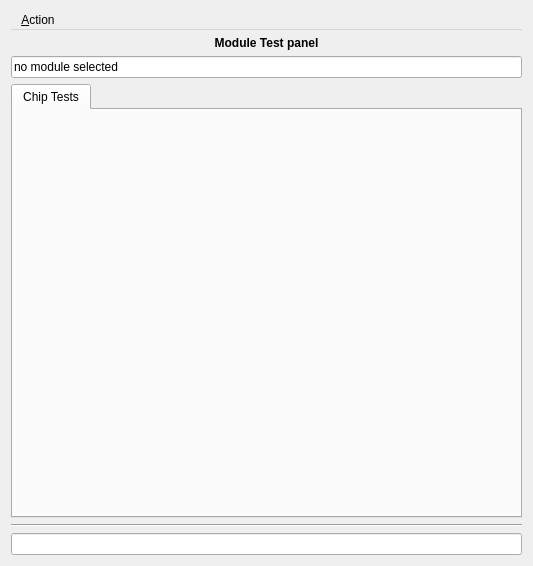
<?xml version="1.0" encoding="UTF-8"?>
<ui version="4.0">
 <class>RegisterPanel</class>
 <widget class="QWidget" name="RegisterPanel">
  <property name="geometry">
   <rect>
    <x>0</x>
    <y>0</y>
    <width>533</width>
    <height>566</height>
   </rect>
  </property>
  <property name="sizePolicy">
   <sizepolicy hsizetype="Preferred" vsizetype="MinimumExpanding">
    <horstretch>0</horstretch>
    <verstretch>0</verstretch>
   </sizepolicy>
  </property>
  <property name="minimumSize">
   <size>
    <width>200</width>
    <height>400</height>
   </size>
  </property>
  <property name="windowTitle">
   <string>Register Panel</string>
  </property>
  <layout class="QVBoxLayout" name="verticalLayout">
   <item>
    <widget class="QMenuBar" name="menubar">
     <widget class="QMenu" name="fileMenu">
      <property name="title">
       <string>&amp;Action</string>
      </property>
      <widget class="QMenu" name="popupMenu">
       <property name="title">
        <string>Test &amp;all modules</string>
       </property>
       <addaction name="actionPerform_all_tests"/>
      </widget>
      <widget class="QMenu" name="popupMenu_8">
       <property name="title">
        <string>Test &amp;current module</string>
       </property>
       <addaction name="actionPerform_all_tests_current"/>
      </widget>
      <addaction name="popupMenu"/>
      <addaction name="popupMenu_8"/>
      <addaction name="separator"/>
      <addaction name="clearAction"/>
      <addaction name="separator"/>
     </widget>
     <addaction name="fileMenu"/>
    </widget>
   </item>
   <item>
    <layout class="QVBoxLayout" name="verticalLayout_6">
     <item>
      <layout class="QVBoxLayout" name="verticalLayout_5">
       <item>
        <layout class="QVBoxLayout">
         <item>
          <widget class="QLabel" name="TextLabel5">
           <property name="font">
            <font>
             <weight>75</weight>
             <bold>true</bold>
            </font>
           </property>
           <property name="text">
            <string>Module Test panel</string>
           </property>
           <property name="alignment">
            <set>Qt::AlignCenter</set>
           </property>
           <property name="wordWrap">
            <bool>false</bool>
           </property>
          </widget>
         </item>
         <item>
          <widget class="QLineEdit" name="moduleLabel">
           <property name="text">
            <string>no module selected</string>
           </property>
          </widget>
         </item>
        </layout>
       </item>
       <item>
        <widget class="QTabWidget" name="mainTabs">
         <property name="currentIndex">
          <number>0</number>
         </property>
         <widget class="QWidget" name="tab1">
          <attribute name="title">
           <string>Chip Tests</string>
          </attribute>
         </widget>
        </widget>
       </item>
       <item>
        <widget class="Line" name="line1">
         <property name="frameShape">
          <enum>QFrame::HLine</enum>
         </property>
         <property name="frameShadow">
          <enum>QFrame::Sunken</enum>
         </property>
        </widget>
       </item>
       <item>
        <widget class="QLineEdit" name="m_messageBox"/>
       </item>
      </layout>
     </item>
    </layout>
   </item>
  </layout>
  <action name="testAllAction">
   <property name="text">
    <string>Test &amp;all modules</string>
   </property>
   <property name="iconText">
    <string>Test all modules</string>
   </property>
   <property name="toolTip">
    <string>perform register test on all modules</string>
   </property>
   <property name="shortcut">
    <string/>
   </property>
   <property name="name" stdset="0">
    <cstring>testAllAction</cstring>
   </property>
  </action>
  <action name="clearAction">
   <property name="text">
    <string>&amp;Clear</string>
   </property>
   <property name="iconText">
    <string>Clear</string>
   </property>
   <property name="toolTip">
    <string>clear colour-coded results and text buffers</string>
   </property>
   <property name="name" stdset="0">
    <cstring>clearAction</cstring>
   </property>
  </action>
  <action name="testCurrAction">
   <property name="enabled">
    <bool>false</bool>
   </property>
   <property name="text">
    <string>Test &amp;current module</string>
   </property>
   <property name="iconText">
    <string>Test current module</string>
   </property>
   <property name="name" stdset="0">
    <cstring>testCurrAction</cstring>
   </property>
  </action>
  <action name="testAllPerform_all_testsAction">
   <property name="enabled">
    <bool>true</bool>
   </property>
   <property name="text">
    <string>Perform all tests</string>
   </property>
   <property name="iconText">
    <string>Perform all tests</string>
   </property>
   <property name="name" stdset="0">
    <cstring>testAllPerform_all_testsAction</cstring>
   </property>
  </action>
  <action name="testAllGlobal_register_testAction">
   <property name="enabled">
    <bool>true</bool>
   </property>
   <property name="text">
    <string>Global register test</string>
   </property>
   <property name="iconText">
    <string>Global register test</string>
   </property>
   <property name="name" stdset="0">
    <cstring>testAllGlobal_register_testAction</cstring>
   </property>
  </action>
  <action name="testCurrPerform_all_testsAction">
   <property name="enabled">
    <bool>true</bool>
   </property>
   <property name="text">
    <string>Perform all tests</string>
   </property>
   <property name="iconText">
    <string>Perform all tests</string>
   </property>
   <property name="name" stdset="0">
    <cstring>testCurrPerform_all_testsAction</cstring>
   </property>
  </action>
  <action name="testCurrGlobal_register_testAction">
   <property name="enabled">
    <bool>true</bool>
   </property>
   <property name="text">
    <string>Global register test</string>
   </property>
   <property name="iconText">
    <string>Global register test</string>
   </property>
   <property name="name" stdset="0">
    <cstring>testCurrGlobal_register_testAction</cstring>
   </property>
  </action>
  <action name="testAllLink_testAction">
   <property name="text">
    <string>Link test</string>
   </property>
   <property name="iconText">
    <string>Link test</string>
   </property>
   <property name="toolTip">
    <string>test pattern returned by MCC to check output link</string>
   </property>
   <property name="name" stdset="0">
    <cstring>testAllLink_testAction</cstring>
   </property>
  </action>
  <action name="testCurrLink_testAction">
   <property name="text">
    <string>Link test</string>
   </property>
   <property name="iconText">
    <string>Link test</string>
   </property>
   <property name="toolTip">
    <string>test pattern returned by MCC to check output link</string>
   </property>
   <property name="name" stdset="0">
    <cstring>testCurrLink_testAction</cstring>
   </property>
  </action>
  <action name="testAllDigitalAction">
   <property name="text">
    <string>Digital scan (mod. by mod.)</string>
   </property>
   <property name="iconText">
    <string>Digital scan (mod. by mod.)</string>
   </property>
   <property name="name" stdset="0">
    <cstring>testAllDigitalAction</cstring>
   </property>
  </action>
  <action name="testCurrDigitalAction">
   <property name="text">
    <string>Digital scan</string>
   </property>
   <property name="iconText">
    <string>Digital scan</string>
   </property>
   <property name="name" stdset="0">
    <cstring>testCurrDigitalAction</cstring>
   </property>
  </action>
  <action name="testAllConnectivityAction">
   <property name="enabled">
    <bool>false</bool>
   </property>
   <property name="text">
    <string>Connectivity</string>
   </property>
   <property name="iconText">
    <string>Connectivity</string>
   </property>
   <property name="name" stdset="0">
    <cstring>testAllConnectivityAction</cstring>
   </property>
  </action>
  <action name="testCurrConnectivityAction">
   <property name="enabled">
    <bool>false</bool>
   </property>
   <property name="text">
    <string>Connectivity</string>
   </property>
   <property name="iconText">
    <string>Connectivity</string>
   </property>
   <property name="name" stdset="0">
    <cstring>testCurrConnectivityAction</cstring>
   </property>
  </action>
  <action name="testAllPixel_register_testAction">
   <property name="text">
    <string>Pixel register test</string>
   </property>
  </action>
  <action name="testCurrPixel_register_testAction">
   <property name="text">
    <string>Pixel register test</string>
   </property>
  </action>
  <action name="actionEdit_configuration">
   <property name="text">
    <string>Edit configuration</string>
   </property>
  </action>
  <action name="actionPerform_all_tests">
   <property name="text">
    <string>Perform all tests</string>
   </property>
  </action>
  <action name="actionPerform_all_tests_current">
   <property name="text">
    <string>Perform all tests</string>
   </property>
  </action>
 </widget>
 <layoutdefault spacing="6" margin="11"/>
 <pixmapfunction>qPixmapFromMimeSource</pixmapfunction>
 <resources/>
 <connections/>
</ui>
